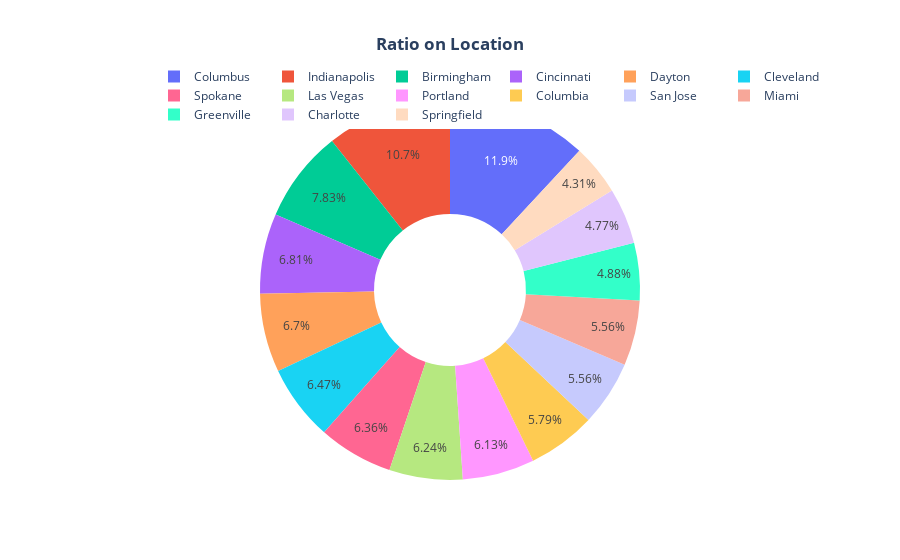

Notebook code for this chart:
### Code cell
data = {
   "values": loc_analysis['count'][:15],
   "labels": loc_analysis.index[:15],
   "domain": {"column": 0},
   "name": "Location Name",
   "hoverinfo":"label+percent+name",
   "hole": .4,
   "type": "pie"
}
layout = go.Layout(title="<b>Ratio on Location</b>", legend=dict(x=0.1, y=1.1, orientation="h"))

data = [data]
fig = go.Figure(data = data, layout = layout)
fig.update_layout(title_x=0.5)
fig.show()

### Figure 1 — Plotly figure (JSON) as saved in the notebook; plotly's stock layout.template omitted (floating-point values rounded to 4 significant figures)
{"data": [{"domain": {"column": 0}, "hole": 0.4, "hoverinfo": "label+percent+name", "labels": ["Columbus", "Indianapolis", "Birmingham", "Cincinnati", "Dayton", "Cleveland", "Spokane", "Las Vegas", "Portland", "Columbia", "San Jose", "Miami", "Greenville", "Charlotte", "Springfield"], "name": "Location Name", "values": [105, 94, 69, 60, 59, 57, 56, 55, 54, 51, 49, 49, 43, 42, 38], "type": "pie"}], "layout": {"legend": {"orientation": "h", "x": 0.1, "y": 1.1}, "title": {"text": "<b>Ratio on Location</b>", "x": 0.5}, "autosize": true}}
